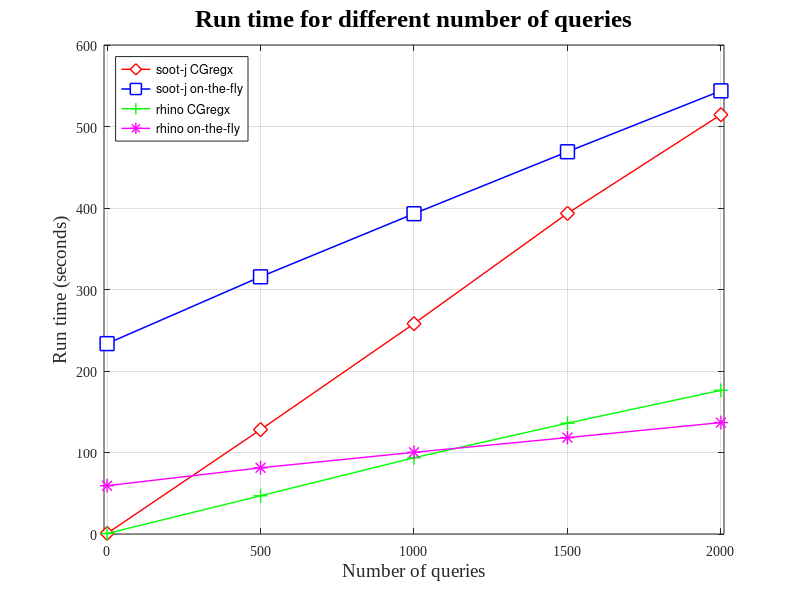

Reproduce this figure in MATLAB.
function perf()
figure();
% x axis
x = 0:500:2000;
% On-the-fly call graph building time
sootjCHA = 0.733;
% CHA-based call graph building time
sootjOTF = 233.594;
% on-the-fly query run time
sootjCHA1 = [sootjCHA,sootjCHA+[127.298, 257.398, 392.674, 513.794]];
% CHA query run time
sootjOTF1 = [sootjOTF,sootjOTF+[81.986, 159.422, 235.433, 310.181]];


rhinoCHA = 0.587;
rhinoOTF = 59.278;
rhinoCHA1 = [rhinoCHA,rhinoCHA+[46.343, 92.933, 135.421, 175.725]];
rhinoOTF1 = [rhinoOTF,rhinoOTF+[21.937, 40.945, 58.979, 77.425]];


plot(x,sootjCHA1,'d-r','MarkerSize', 10, 'MarkerFaceColor', 'r', 'LineWidth', 1.01, 'MarkerFaceColor', 'w');
hold on;
plot(x,sootjOTF1,'s-b','MarkerSize', 10, 'MarkerFaceColor', 'b','LineWidth', 1.1, 'MarkerFaceColor', 'w');
hold on;
plot(x,rhinoCHA1,'+-g','MarkerSize', 10, 'MarkerFaceColor', 'g', 'LineWidth', 1.01, 'MarkerFaceColor', 'w');
hold on;
plot(x,rhinoOTF1,'*-m','MarkerSize', 10, 'MarkerFaceColor', 'm', 'LineWidth', 1.01, 'MarkerFaceColor', 'w');
hold on;

axis([-10,2010,0,600]);
% lable setting
xlabel('Number of queries','FontName','Times New Roman','FontSize',14);
ylabel('Run time (seconds)','FontName','Times New Roman','FontSize',14);
% legend setting
legend('soot-j CGregx', 'soot-j on-the-fly', 'rhino CGregx', 'rhino on-the-fly', 'Location','NorthWest');
% axis setting
set(gca,'FontName','Times New Roman','FontSize',10);
% title setting
title('Run time for different number of queries','FontName','Times New Roman','FontSize',18);
% gtext('21976.49');
% gtext('209.46');
grid on;